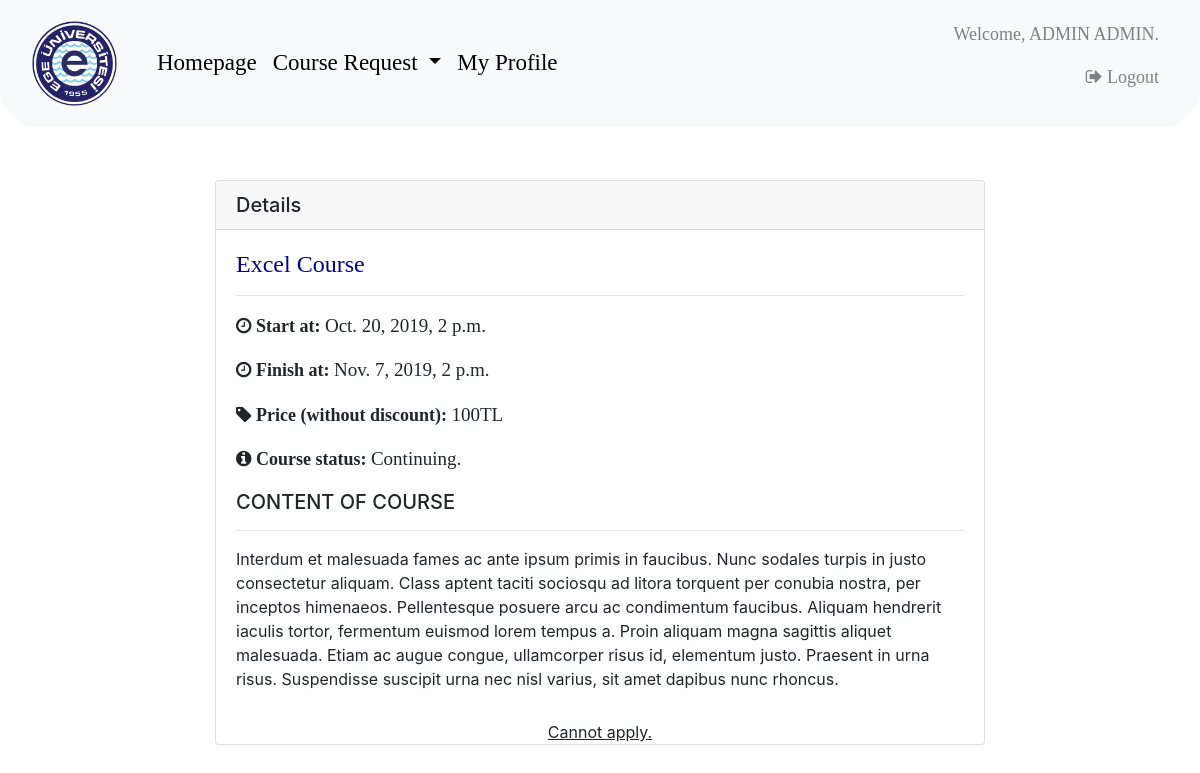
Screenshot of /course/course-detail/JE5iS (signed in) with the database file from the repository.
### courses/models.py (models this page shows, shortened)
class Course(models.Model):
    STATUS = (
        (None, 'Choose'),
        ('1', 'Continuing.'),
        ('2', 'Pre-registration is open.'),
        ('3', 'Certain registration is open.'),
        ('4', 'Finished.'),
    )
    CATEGORIES = (
        (None, 'Choose'),
        ('1', 'Senkron'),
        ('2', 'Asenkron')
    )
    name = models.CharField(max_length=250, null=True, blank=False, verbose_name="Course:")
    start_at = models.DateTimeField(null=True, blank=False, verbose_name="Start at:")
    finish_at = models.DateTimeField(null=True, blank=False, verbose_name="Finish at:")
    content = models.TextField(max_length=6000, null=True, blank=True, verbose_name="Content:")
    status = models.CharField(max_length=45, null=True, blank=False, verbose_name="Status:", choices=STATUS)
    course_code = models.CharField(max_length=5, null=True, blank=True)
    price = models.IntegerField(null=True, blank=False, verbose_name="Price:")
    prereg = models.ManyToManyField(PreRegistration, blank=True, verbose_name="Pre-registration:")
    registering_extension = models.CharField(max_length=25, null=True, blank=True, editable=True)
    is_registerable = models.BooleanField(default=False, verbose_name="Open certain registrations.")
    category = models.CharField(max_length=45, null=True, blank=False, verbose_name="Course category:", choices=CATEGORIES)
    class Meta:
        verbose_name_plural = "Courses"

### courses/views.py (the view)
# urls.py: path('course-detail/<slug:code>', course_detail, name="course-detail"),
def course_detail(request, code):
    if not request.user.is_active:
        return HttpResponseRedirect(reverse('login'))
    else:
        course = get_object_or_404(Course, course_code=code)
    return render(request, 'course/course-detail.html', context={'course':course})

### courses/templatetags/course_status.py (called while the page is built)
@register.filter
def get_status(i, course):
    if course == "1":
        course = "Continuing."
    elif course == "2":
        course = "Pre-registration open."
    elif course == "3":
        course = 'Final registration open.'
    elif course == "4":
        course = "Finished."
    else:
        course = None
    return course

### kurskayit/templates/course/course-detail.html (shortened to what this page needs)
{% extends 'base.html' %}
{% load course_status %}
{% block BODY %}
    {% include 'nav-bar.html' %}
    <div class="container-fluid" style="margin-top: 180px;">
        <div class="row">
            <div class="col-sm-8 col-md-8 col-lg-8 offset-2">
                <div class="card">
                    <h5 class="card-header">Details</h5>
                    <div class="card-body">
                        <div style="height: 450px; overflow-y: scroll; overflow: auto">
                            <h4 class="card-title" style="font-family: Bahnschrift; color: darkblue">{{ course.name }}</h4>
                            <hr>
                            <p><b style="font-family: Bahnschrift,serif; font-size: 18px;"><i class="fa fa-clock-o"></i>
                                Start at:
                            </b> <span style="font-family: 'Calibri Light'; font-size: 19px;">{{ course.start_at }}</span></p>
                            <p><b style="font-family: Bahnschrift,serif; font-size: 18px;"><i class="fa fa-clock-o"></i>
                                Finish at:
                            </b> <span style="font-family: 'Calibri Light'; font-size: 19px;"> {{ course.finish_at }}</span></p>
                            <p><b style="font-family: Bahnschrift,serif; font-size: 18px;"><i class="fa fa-tag"></i>
                                Price (without discount):
                            </b> <span style="font-family: 'Calibri Light'; font-size: 19px;"> {{ course.price }}TL</span></p>
                            <p><b style="font-family: Bahnschrift,serif; font-size: 18px;"><i class="fa fa-info-circle"></i>
                                Course status:
                            </b> <span style="font-family: 'Calibri Light'; font-size: 19px;"> {{ course_status|get_status:course.status }}</span></p>
                            <h5>CONTENT OF COURSE</h5>
                            <hr>
                            <p class="card-text">{{ course.content|linebreaks }}</p>
                        </div>
                    </div>
                    {% if course.status == "2" or course.status == "3" %}
                        {% if course.is_registerable == False %}
                            <a href="{% url 'send-application' course.course_code %}"
                               class="btn btn-primary float-lg-right">
                                <i class="fa fa-file-text"></i> APPLY
                            </a>
                        {% else %}
                            <a href="{% url 'send-payment' course.registering_extension %}"
                               class="btn btn-primary float-lg-right">
                                <i class="fa fa-file-text"></i> REGISTER</a>
                        {% endif %}
                    {% else %}
                        <u class="float-lg-right text-center">Cannot apply.</u>
                    {% endif %}
                </div>
            </div>
        </div>
    </div>
{% endblock %}

### kurskayit/templates/nav-bar.html (shortened to what this page needs)
{% load static %}
<nav class="navbar navbar-expand-lg navbar-light bg-light fixed-top"
     style="border-bottom-right-radius: 40px; border-bottom-left-radius: 40px;">
    <nav class="navbar navbar-light bg-light">
        <a class="navbar-brand" href="{% url 'user-panel' %}">
            <img src="{% static 'img/ege.png' %}" style="height: 85px; width: 85px; margin-top: 0;"
                 class="nav-img d-inline-block align-top" alt="">
        </a>
    </nav>
    <div class="collapse navbar-collapse" id="navbarText">
        <ul class="navbar-nav mr-auto">
            <li class="nav-item active">
                <a class="nav-texts nav-link" href="{% url 'user-panel' %}" style="color: black;">
                    Homepage
                    <span class="sr-only">(current)</span></a>
            </li>
            <li class="nav-item dropdown admin-nav-texts">
                <a class="nav-texts nav-link dropdown-toggle" href="#" id="navbarDropdown" role="button" data-toggle="dropdown"
                   aria-haspopup="true" aria-expanded="false" style="color: black;">
                    Course Request
                </a>
            </li>
            <li class="nav-item">
                <a class="nav-texts nav-link" href="{% url 'update' %}" style="color: black;">
                    My Profile
                </a>
            </li>
        </ul>
        <span class="navbar-text"
              style="color: gray; font-family: Bahnschrift Light; font-size: 18px; margin-right: 25px;">
                <p>Welcome, {{ request.user.get_full_name }}.</p>
            <p class="float-lg-right"> <a href="{% url 'logout' %}" style="color: gray;"><i
                    class="fa fa-sign-out"></i> Logout</a></p>
            </span>
    </div>
</nav>

### kurskayit/static/base.css (style rules this page uses)
body, html { height: 100%; width: 100%; margin: 0; font-size: 100%; }
img { height: 170px; width: 170px; display: block; margin-left: auto; margin-right: auto; margin-top: 40px; }
.nav-texts { font-family: 'Bahnschrift Light', serif; font-size: 23px; }
.admin-nav-texts { font-family: 'Corbel Light', serif; font-size: 22px; color: black; }

### rows the page displays
Course: name "Excel Course", start_at "Oct. 20, 2019, 2 p.m.", finish_at "Nov. 7, 2019, 2 p.m.", price "100", status "Continuing.", content "Interdum et malesuada fames ac ante ipsum primis in faucibus. Nunc sodales turpis in justo consectetur aliquam. Class aptent taciti sociosqu ad litora torquent per conubia nostra, per inceptos himenaeos. Pellentesque posuere arcu ac condimentum faucibus. Aliquam hendrerit iaculis tortor, fermentum euismod lorem tempus a. Proin aliquam magna sagittis aliquet malesuada. Etiam ac augue congue, ullamcorper risus id, elementum justo. Praesent in urna risus. Suspendisse suscipit urna nec nisl varius, sit amet dapibus nunc rhoncus."

### other values shown
{{ request.user.get_full_name }} "ADMIN ADMIN"
